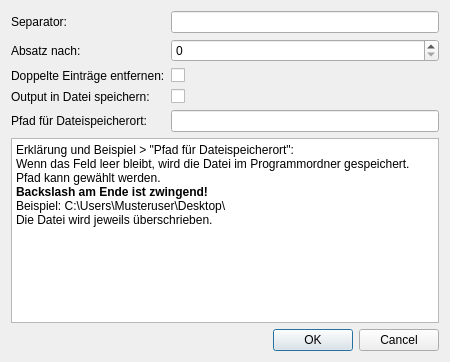
<?xml version="1.0" encoding="UTF-8"?>
<ui version="4.0">
 <class>Dialog</class>
 <widget class="QDialog" name="Dialog">
  <property name="geometry">
   <rect>
    <x>0</x>
    <y>0</y>
    <width>450</width>
    <height>362</height>
   </rect>
  </property>
  <property name="contextMenuPolicy">
   <enum>Qt::NoContextMenu</enum>
  </property>
  <property name="windowTitle">
   <string>Dialog</string>
  </property>
  <layout class="QGridLayout" name="gridLayout_2">
   <item row="0" column="0">
    <layout class="QGridLayout" name="gridLayout">
     <item row="2" column="0">
      <widget class="QLabel" name="label_4">
       <property name="text">
        <string>Doppelte Einträge entfernen:</string>
       </property>
      </widget>
     </item>
     <item row="0" column="0">
      <widget class="QLabel" name="label_2">
       <property name="text">
        <string>Separator: </string>
       </property>
      </widget>
     </item>
     <item row="2" column="1">
      <widget class="QCheckBox" name="checkBoxDouble">
       <property name="text">
        <string/>
       </property>
      </widget>
     </item>
     <item row="0" column="1">
      <widget class="QLineEdit" name="lineEditSeparator"/>
     </item>
     <item row="1" column="1">
      <widget class="QSpinBox" name="spinBoxSection">
       <property name="maximum">
        <number>99999999</number>
       </property>
      </widget>
     </item>
     <item row="1" column="0">
      <widget class="QLabel" name="label_3">
       <property name="text">
        <string>Absatz nach: </string>
       </property>
      </widget>
     </item>
     <item row="4" column="0">
      <widget class="QLabel" name="label_6">
       <property name="text">
        <string>Pfad für Dateispeicherort:</string>
       </property>
      </widget>
     </item>
     <item row="3" column="0">
      <widget class="QLabel" name="label_5">
       <property name="text">
        <string>Output in Datei speichern:</string>
       </property>
      </widget>
     </item>
     <item row="4" column="1">
      <widget class="QLineEdit" name="lineEditPath"/>
     </item>
     <item row="3" column="1">
      <widget class="QCheckBox" name="checkBoxOutput">
       <property name="text">
        <string/>
       </property>
      </widget>
     </item>
    </layout>
   </item>
   <item row="2" column="0">
    <widget class="QDialogButtonBox" name="buttonBox">
     <property name="enabled">
      <bool>true</bool>
     </property>
     <property name="orientation">
      <enum>Qt::Horizontal</enum>
     </property>
     <property name="standardButtons">
      <set>QDialogButtonBox::Cancel|QDialogButtonBox::Ok</set>
     </property>
    </widget>
   </item>
   <item row="1" column="0">
    <layout class="QVBoxLayout" name="verticalLayout">
     <item>
      <widget class="QTextEdit" name="textEdit">
       <property name="enabled">
        <bool>true</bool>
       </property>
       <property name="readOnly">
        <bool>true</bool>
       </property>
       <property name="html">
        <string>&lt;!DOCTYPE HTML PUBLIC &quot;-//W3C//DTD HTML 4.0//EN&quot; &quot;http://www.w3.org/TR/REC-html40/strict.dtd&quot;&gt;
&lt;html&gt;&lt;head&gt;&lt;meta name=&quot;qrichtext&quot; content=&quot;1&quot; /&gt;&lt;style type=&quot;text/css&quot;&gt;
p, li { white-space: pre-wrap; }
&lt;/style&gt;&lt;/head&gt;&lt;body style=&quot; font-family:'MS Shell Dlg 2'; font-size:7.8pt; font-weight:400; font-style:normal;&quot;&gt;
&lt;p style=&quot; margin-top:0px; margin-bottom:0px; margin-left:0px; margin-right:0px; -qt-block-indent:0; text-indent:0px;&quot;&gt;&lt;span style=&quot; font-size:9pt;&quot;&gt;Erklärung und Beispiel &amp;gt; &amp;quot;Pfad für Dateispeicherort&amp;quot;:&lt;/span&gt;&lt;/p&gt;
&lt;p style=&quot; margin-top:0px; margin-bottom:0px; margin-left:0px; margin-right:0px; -qt-block-indent:0; text-indent:0px;&quot;&gt;&lt;span style=&quot; font-size:9pt;&quot;&gt;Wenn das Feld leer bleibt, wird die Datei im Programmordner gespeichert.&lt;/span&gt;&lt;/p&gt;
&lt;p style=&quot; margin-top:0px; margin-bottom:0px; margin-left:0px; margin-right:0px; -qt-block-indent:0; text-indent:0px;&quot;&gt;&lt;span style=&quot; font-size:9pt;&quot;&gt;Pfad kann gewählt werden.&lt;/span&gt;&lt;span style=&quot; font-size:9pt; font-weight:600;&quot;&gt; &lt;/span&gt;&lt;/p&gt;
&lt;p style=&quot; margin-top:0px; margin-bottom:0px; margin-left:0px; margin-right:0px; -qt-block-indent:0; text-indent:0px;&quot;&gt;&lt;span style=&quot; font-size:9pt; font-weight:600;&quot;&gt;Backslash am Ende ist zwingend!&lt;/span&gt;&lt;/p&gt;
&lt;p style=&quot; margin-top:0px; margin-bottom:0px; margin-left:0px; margin-right:0px; -qt-block-indent:0; text-indent:0px;&quot;&gt;&lt;span style=&quot; font-size:9pt;&quot;&gt;Beispiel: C:\Users\Musteruser\Desktop\&lt;/span&gt;&lt;/p&gt;
&lt;p style=&quot; margin-top:0px; margin-bottom:0px; margin-left:0px; margin-right:0px; -qt-block-indent:0; text-indent:0px;&quot;&gt;&lt;span style=&quot; font-size:9pt;&quot;&gt;Die Datei wird jeweils überschrieben.&lt;/span&gt;&lt;/p&gt;&lt;/body&gt;&lt;/html&gt;</string>
       </property>
       <property name="overwriteMode">
        <bool>false</bool>
       </property>
      </widget>
     </item>
    </layout>
   </item>
  </layout>
 </widget>
 <tabstops>
  <tabstop>lineEditSeparator</tabstop>
  <tabstop>spinBoxSection</tabstop>
  <tabstop>checkBoxDouble</tabstop>
  <tabstop>checkBoxOutput</tabstop>
  <tabstop>lineEditPath</tabstop>
  <tabstop>textEdit</tabstop>
 </tabstops>
 <resources/>
 <connections>
  <connection>
   <sender>buttonBox</sender>
   <signal>accepted()</signal>
   <receiver>Dialog</receiver>
   <slot>accept()</slot>
   <hints>
    <hint type="sourcelabel">
     <x>248</x>
     <y>254</y>
    </hint>
    <hint type="destinationlabel">
     <x>157</x>
     <y>274</y>
    </hint>
   </hints>
  </connection>
  <connection>
   <sender>buttonBox</sender>
   <signal>rejected()</signal>
   <receiver>Dialog</receiver>
   <slot>reject()</slot>
   <hints>
    <hint type="sourcelabel">
     <x>316</x>
     <y>260</y>
    </hint>
    <hint type="destinationlabel">
     <x>286</x>
     <y>274</y>
    </hint>
   </hints>
  </connection>
 </connections>
</ui>
